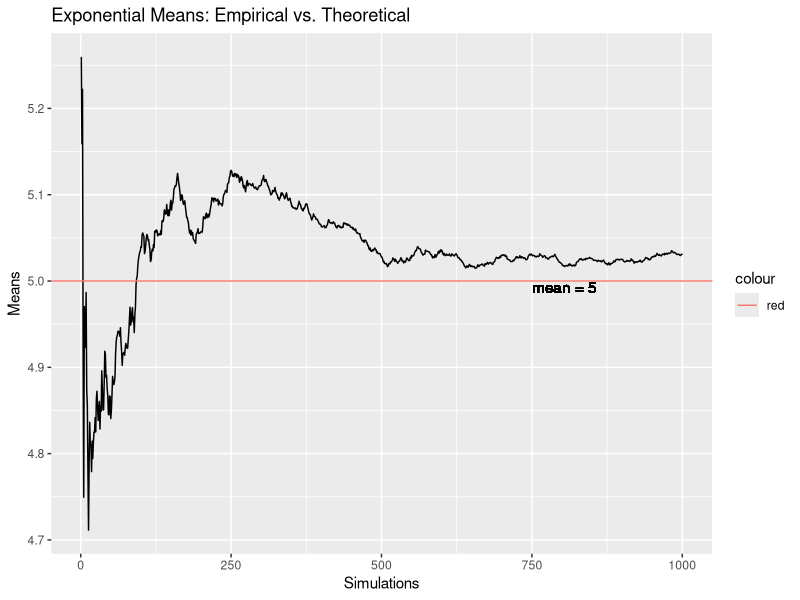
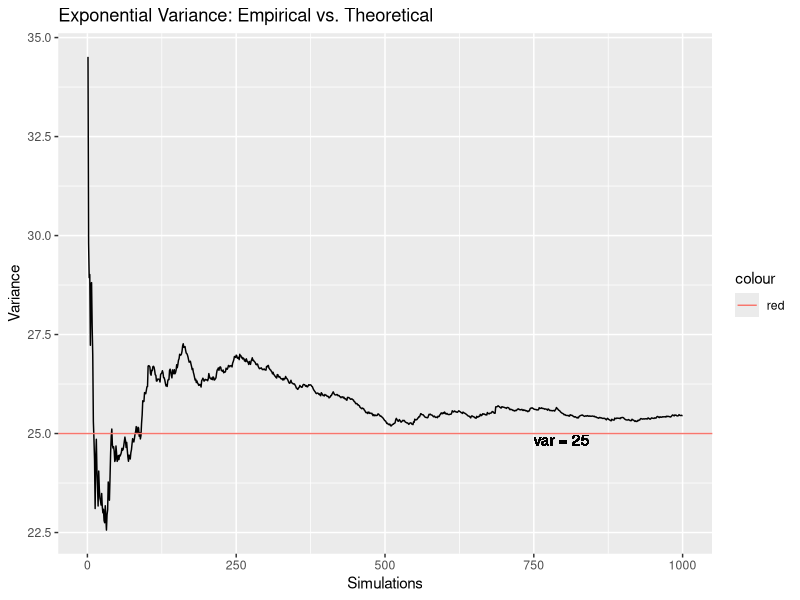
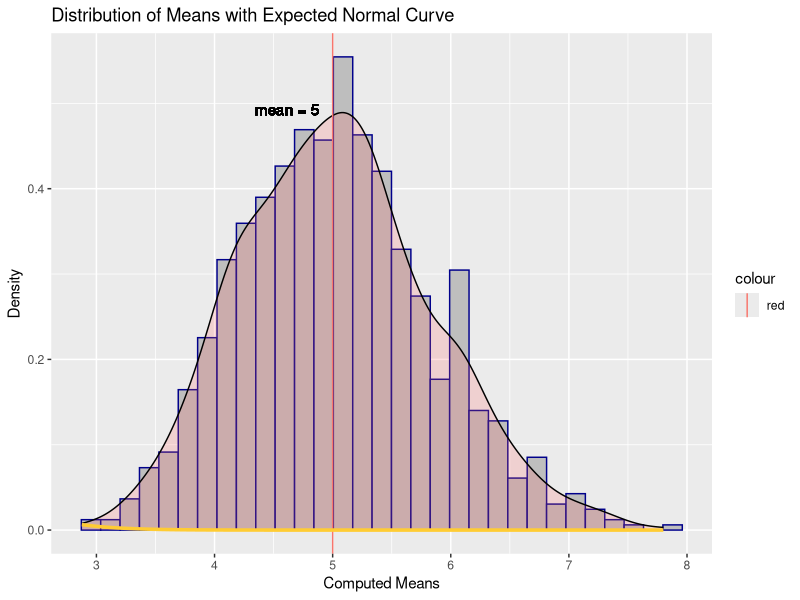

Write R code to recreate these figures, in order.
## ---- chunk 1
# libraries loaded here
library(ggplot2)
## ---- chunk 2

set.seed(2132)          # set random seed, for repeatability

lambda <- 0.2           # define lambda, the exponential rate

numSimulations <- 1000  # numSimulations = number of simulations (1000)

sampleSize <- 40        # sampleSize = number of exponentials per simulation (40)

# allSamples is the numSimulations (1000) times sampleSize (40) exponentials
allSamples <- rexp(sampleSize*numSimulations, rate=lambda)

# sampleMatrix packages the exponentials as a matrix 
sampleMatrix <- matrix(allSamples, numSimulations)

# dfSamples is a data.frame of all the samples
dfSamples   <- as.data.frame(sampleMatrix)

## ---- chunk 3
# dfSamples$xbar is a column appended of row means
dfSamples$xbar <- apply(dfSamples, 1, mean)

# dfSamples$xbarCumulative is appended as a column of cumulative means
dfSamples$xbarCumulative <- cumsum(dfSamples$xbar)/(1:numSimulations)

xbarTheoretical <- 1 / lambda  # the theoretical mean 

# Prepare plot of cumulative means, demonstrating convergence to the theoretical mean
meanPlot <- ggplot(data.frame(x = 1:numSimulations,
                              y = dfSamples$xbarCumulative),
            aes(x = x, y = y)) + geom_line() +
            geom_hline(aes(yintercept=xbarTheoretical,
                           color="red")) +
                geom_text(aes(750,xbarTheoretical,
                              label = "mean = 5",
                              vjust = 1,
                              hjust = 0)) +
            labs(title='Exponential Means: Empirical vs. Theoretical',
                 x='Simulations',y='Means')

# display the plot
meanPlot
## ---- chunk 4
# Compute variance for each sample of 40 exponentials, and append to  data.frame
dfSamples$varEmpirical <- apply(dfSamples[,paste("V",1:40,sep="")],1,var) 

# Compute a rolling estimate of variance as the number of samples increases.
dfSamples$varCumulative <- cumsum(dfSamples$varEmpirical)/(1:numSimulations)

# compute the theoretical variance
varTheoretical <- (1/lambda) ^ 2 

# Prepate plot 
varPlot <- ggplot(data.frame(x = 1:numSimulations,
                             y = dfSamples$varCumulative),
            aes(x = x, y = y)) +
            geom_line() +
            geom_hline(aes(yintercept=varTheoretical,
                           color="red")) +
                geom_text(aes(750,varTheoretical,
                              label = "var = 25",
                              vjust = 1,
                              hjust = 0)) +
            labs(title='Exponential Variance: Empirical vs. Theoretical',
                 x='Simulations',y='Variance')

# diplay plot
varPlot
## ---- chunk 5
# display a plot of the histogram;
xbarDist <- ggplot(data=dfSamples, aes(dfSamples$xbar)) + 
                geom_histogram(aes(y=..density..),
                               col="darkblue",fill="grey",
                               binwidth=diff(range(dfSamples$xbar))/30) +
                geom_density(alpha=.2, fill="#FF6666") + 
                geom_vline(aes(xintercept=xbarTheoretical,
                           color="red")) +
                geom_text(aes(xbarTheoretical,.5,
                              label = "mean = 5",
                              vjust = 1,
                              hjust = 1.2)) +
                stat_function(fun = dnorm, arg=list(mean=xbarTheoretical), 
                              colour = "#FFCC33",
                              size=1.2) +
                labs(title='Distribution of Means with Expected Normal Curve',
                     x='Computed Means',
                     y='Density')
# plot the distribution
xbarDist
